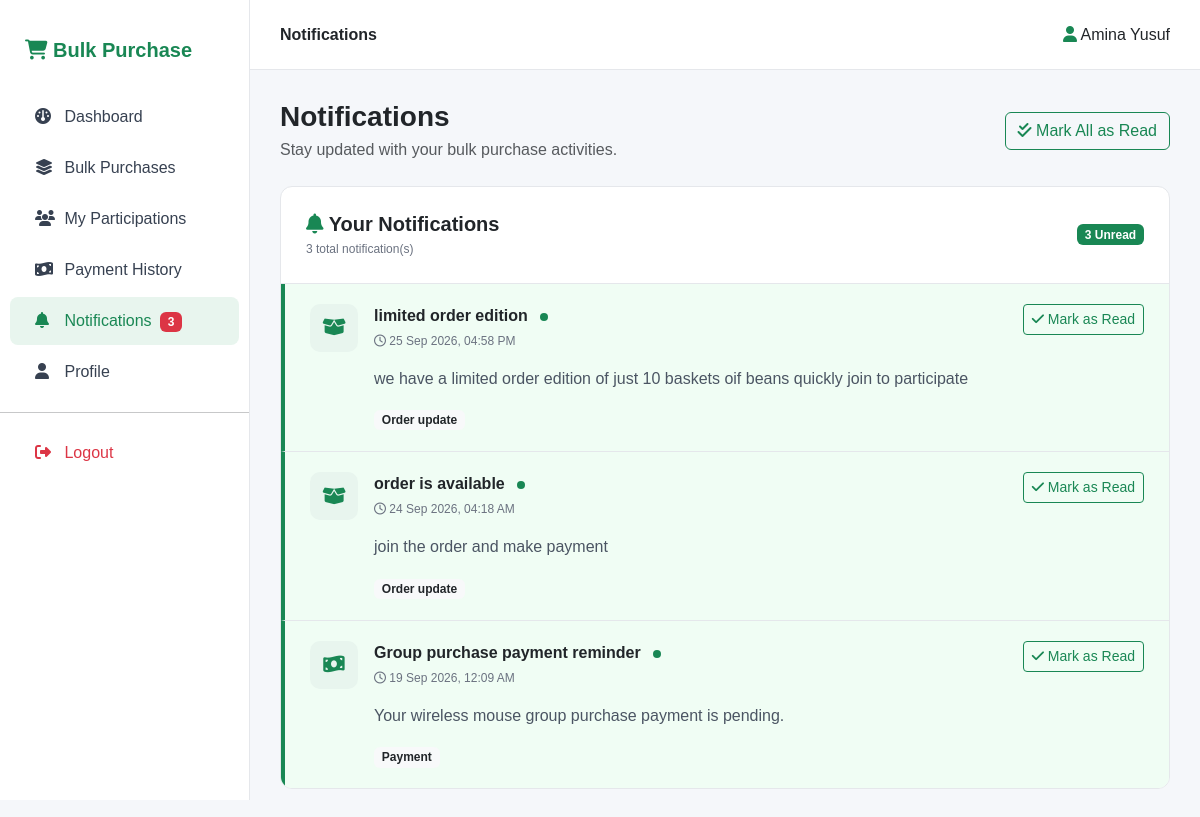
Screenshot of /student_bulk_purchase_system/student/notifications.php (signed in) with the database file from the repository.
### tables this page shows
CREATE TABLE `students` (
  `student_id` int(11) NOT NULL,
  `user_id` int(11) NOT NULL,
  `first_name` varchar(100) NOT NULL,
  `last_name` varchar(100) NOT NULL,
  `matric_number` varchar(50) NOT NULL,
  `department` varchar(100) NOT NULL,
  `level` int(11) NOT NULL COMMENT 'Student level (100-600)',
  `phone_number` varchar(20) DEFAULT NULL,
  `created_at` timestamp NOT NULL DEFAULT current_timestamp()
);

CREATE TABLE `notifications` (
  `notification_id` int(11) NOT NULL,
  `sender_id` int(11) DEFAULT NULL COMMENT 'Admin ID if sent by an administrator; NULL for system messages',
  `recipient_id` int(11) NOT NULL,
  `title` varchar(255) NOT NULL,
  `message` text NOT NULL,
  `type` enum('order_update','payment','general','alert') NOT NULL DEFAULT 'general',
  `is_read` tinyint(1) NOT NULL DEFAULT 0,
  `created_at` timestamp NOT NULL DEFAULT current_timestamp()
);

### student_bulk_purchase_system/student/notifications.php (the view, shortened to what this page needs)
<?php
require_once "../config/database.php";
$user_id = $_SESSION["user_id"];
$student_stmt = $conn->prepare("
    SELECT
        student_id,
        first_name,
        last_name
    FROM students
    WHERE user_id = ?
    LIMIT 1
");
$student_stmt->bind_param("i", $user_id);
$student_stmt->execute();
$student_result = $student_stmt->get_result();
$student = $student_result->fetch_assoc();
$student_id = $student["student_id"];
$student_name =
    $student["first_name"] . " " . $student["last_name"];
$stmt = $conn->prepare("
    SELECT
        notification_id,
        title,
        message,
        type,
        is_read,
        created_at
    FROM notifications
    WHERE recipient_id = ?
    ORDER BY created_at DESC
");
$stmt->bind_param(
    "i",
    $student_id
);
$stmt->execute();
$result = $stmt->get_result();
$notifications = [];
$unread_count = 0;
while ($row = $result->fetch_assoc()) {
    $notifications[] = $row;
    if ($row["is_read"] == 0) {
        $unread_count++;
    }
}
?>
<!DOCTYPE html>
<html lang="en">
<head>
    <link
        href="https://cdn.jsdelivr.net/npm/bootstrap@5.3.3/dist/css/bootstrap.min.css"
        rel="stylesheet"
    >
    <link
        rel="stylesheet"
        href="https://cdnjs.cloudflare.com/ajax/libs/font-awesome/6.5.2/css/all.min.css"
    >
</head>
<body>
<div class="sidebar">
    <div class="brand">
        <i class="fa-solid fa-cart-shopping"></i>
        Bulk Purchase
    </div>
    <a href="dashboard.php" class="nav-link">
        <i class="fa-solid fa-gauge"></i>
        Dashboard
    </a>
    <a href="bulk_purchases.php" class="nav-link">
        <i class="fa-solid fa-layer-group"></i>
        Bulk Purchases
    </a>
    <a href="my_participations.php" class="nav-link">
        <i class="fa-solid fa-users"></i>
        My Participations
    </a>
    <a href="payment_history.php" class="nav-link">
        <i class="fa-solid fa-money-bill-wave"></i>
        Payment History
    </a>
    <a href="notifications.php" class="nav-link active">
        <i class="fa-solid fa-bell"></i>
        Notifications
        <?php if ($unread_count > 0): ?>
            <span class="badge bg-danger ms-1">
                <?php echo $unread_count; ?>
            </span>
        <?php endif; ?>
    </a>
    <a href="profile.php" class="nav-link">
        <i class="fa-solid fa-user"></i>
        Profile
    </a>
    <hr>
    <a href="../auth/logout.php" class="nav-link text-danger">
        <i class="fa-solid fa-right-from-bracket"></i>
        Logout
    </a>
</div>
<div class="main">
    <div class="topbar">
        <strong>
            Notifications
        </strong>
        <div>
            <i class="fa-solid fa-user text-success"></i>
            <?php echo htmlspecialchars($student_name); ?>
        </div>
    </div>
    <div class="content">
        <div class="d-flex justify-content-between align-items-center mb-4">
            <div>
                <h3 class="fw-bold mb-1">
                    Notifications
                </h3>
                <p class="text-muted mb-0">
                    Stay updated with your bulk purchase activities.
                </p>
            </div>
            <?php if ($unread_count > 0): ?>
                <a
                    href="notifications.php?read_all=1"
                    class="btn btn-outline-success"
                >
                    <i class="fa-solid fa-check-double"></i>
                    Mark All as Read
                </a>
            <?php endif; ?>
        </div>
        <div class="page-card">
            <div class="page-header">
                <div class="d-flex justify-content-between align-items-center">
                    <div>
                        <h5 class="fw-bold mb-1">
                            <i class="fa-solid fa-bell text-success"></i>
                            Your Notifications
                        </h5>
                        <div class="small-text">
                            <?php echo count($notifications); ?>
                            total notification(s)
                        </div>
                    </div>
                    <?php if ($unread_count > 0): ?>
                        <span class="badge bg-success">
                            <?php echo $unread_count; ?>
                            Unread
                        </span>
                    <?php else: ?>
                        <span class="badge bg-secondary">
                            All Read
                        </span>
                    <?php endif; ?>
                </div>
            </div>
            <?php if (count($notifications) > 0): ?>
                <?php foreach ($notifications as $notification): ?>
                    <div
                        class="notification
                        <?php
                        echo $notification["is_read"] == 0
                            ? "unread"
                            : "";
                        ?>"
                    >
                        <div class="d-flex gap-3">
                            <div class="notification-icon">
                                <?php if ($notification["type"] === "payment"): ?>
                                    <i class="fa-solid fa-money-bill-wave"></i>
                                <?php elseif (
                                    $notification["type"] === "order_update"
                                ): ?>
                                    <i class="fa-solid fa-box-open"></i>
                                <?php elseif (
                                    $notification["type"] === "alert"
                                ): ?>
                                    <i class="fa-solid fa-triangle-exclamation"></i>
                                <?php else: ?>
                                    <i class="fa-solid fa-bell"></i>
                                <?php endif; ?>
                            </div>
                            <div class="flex-grow-1">
                                <div class="d-flex justify-content-between align-items-start">
                                    <div>
                                        <div class="notification-title">
                                            <?php
                                            echo htmlspecialchars(
                                                $notification["title"]
                                            );
                                            ?>
                                            <?php if (
                                                $notification["is_read"] == 0
                                            ): ?>
                                                <span class="unread-dot ms-2"></span>
                                            <?php endif; ?>
                                        </div>
                                        <div class="small-text mt-1">
                                            <i class="fa-regular fa-clock"></i>
                                            <?php
                                            echo date(
                                                "d M Y, h:i A",
                                                strtotime(
                                                    $notification["created_at"]
                                                )
                                            );
                                            ?>
                                        </div>
                                    </div>
                                    <?php if (
                                        $notification["is_read"] == 0
                                    ): ?>
                                        <a
                                            href="notifications.php?read=<?php echo $notification["notification_id"]; ?>"
                                            class="btn btn-sm btn-outline-success"
                                        >
                                            <i class="fa-solid fa-check"></i>
                                            Mark as Read
                                        </a>
                                    <?php endif; ?>
                                </div>
                                <div class="notification-message mt-3">
                                    <?php
                                    echo nl2br(
                                        htmlspecialchars(
                                            $notification["message"]
                                        )
                                    );
                                    ?>
                                </div>
                                <div class="mt-3">
                                    <?php
                                    $type_label = ucfirst(
                                        str_replace(
                                            "_",
                                            " ",
                                            $notification["type"]
                                        )
                                    );
                                    ?>
                                    <span class="badge bg-light text-dark">
                                        <?php
                                        echo htmlspecialchars($type_label);
                                        ?>
                                    </span>
                                </div>
                            </div>
                        </div>
                    </div>
                <?php endforeach; ?>
            <?php endif; ?>
        </div>
    </div>
</div>
</body>
</html>

### student_bulk_purchase_system/student/notifications.php (style rules this page uses)
body { margin: 0; background: #f5f7fa; font-family: Arial, sans-serif; }
.sidebar { position: fixed; left: 0; top: 0; width: 250px; height: 100vh; background: #ffffff; border-right: 1px solid #e5e7eb; padding-top: 20px; overflow-y: auto; }
.brand { padding: 15px 25px 25px; color: #198754; font-size: 20px; font-weight: bold; }
.nav-link { color: #374151; padding: 12px 25px; margin: 3px 10px; border-radius: 8px; }
.nav-link:hover, .nav-link.active { background: #e8f5ee; color: #198754; }
.nav-link i { width: 25px; }
.main { margin-left: 250px; min-height: 100vh; }
.topbar { height: 70px; background: #ffffff; border-bottom: 1px solid #e5e7eb; display: flex; align-items: center; justify-content: space-between; padding: 0 30px; }
.content { padding: 30px; }
.page-card { background: #ffffff; border: 1px solid #e5e7eb; border-radius: 12px; overflow: hidden; }
.page-header { padding: 25px; border-bottom: 1px solid #e5e7eb; }
.notification { padding: 20px 25px; border-bottom: 1px solid #e5e7eb; transition: 0.2s; }
.notification:last-child { border-bottom: none; }
.notification.unread { background: #f0fdf4; border-left: 4px solid #198754; }
.notification-icon { width: 48px; height: 48px; min-width: 48px; border-radius: 10px; background: #e8f5ee; color: #198754; display: flex; align-items: center; justify-content: center; font-size: 19px; }
.notification-title { font-size: 16px; font-weight: 600; }
.notification-message { color: #4b5563; line-height: 1.6; }
.small-text { color: #6b7280; font-size: 12px; }
.unread-dot { width: 8px; height: 8px; background: #198754; border-radius: 50%; display: inline-block; }

### rows the page displays
students: student_name "Amina Yusuf"
notifications: title "limited order edition", is_read 0 (drawn), created_at "25 Sep 2026, 04:58 PM", message "we have a limited order edition of just 10 baskets oif beans quickly join to participate", type "Order update"
notifications: title "order is available", is_read 0 (drawn), created_at "24 Sep 2026, 04:18 AM", message "join the order and make payment", type "Order update"
notifications: title "Group purchase payment reminder", is_read 0 (drawn), created_at "19 Sep 2026, 12:09 AM", message "Your wireless mouse group purchase payment is pending.", type "Payment"

### other values shown
$unread_count "3"
count($notifications) "3"
